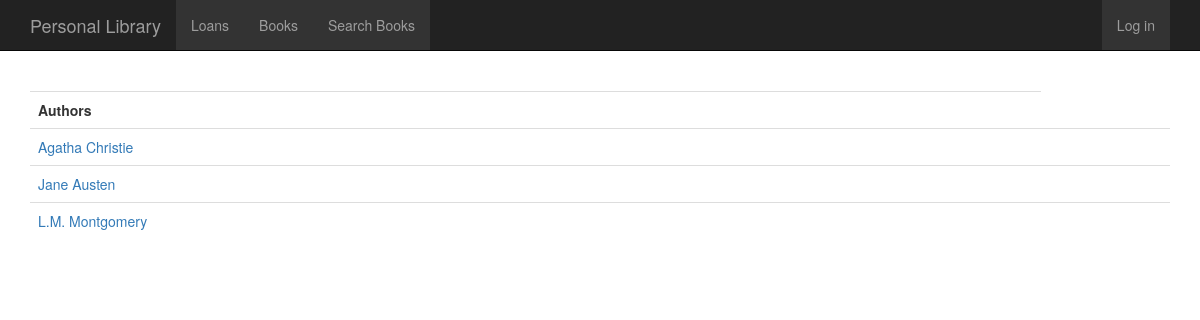
/author/, run on an earlier commit of the app's database.
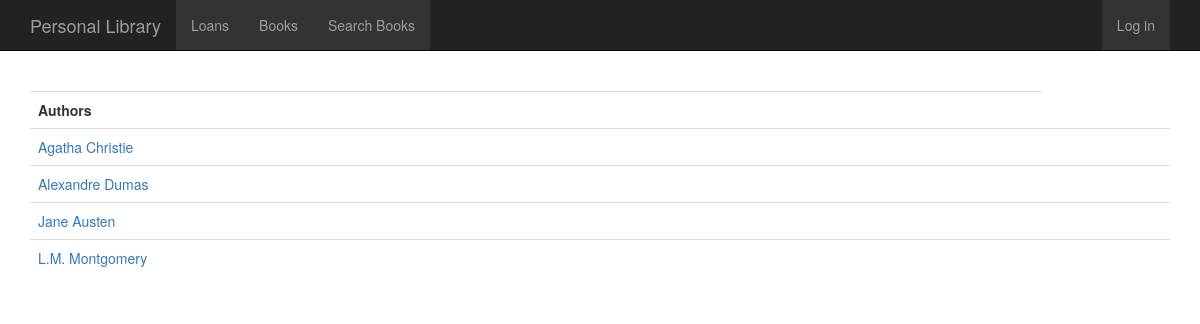
And on a later commit of the database.
### libraryapp/models.py (models this page shows)
class Author(models.Model):
	author = models.CharField(max_length=2000, null=True)

### libraryapp/views.py (the view)
# urls.py: url(r'^author/$', AuthorList.as_view(), name='author_list'),
class AuthorList(ListView):
    model = Author
    ordering = ['author']

### libraryapp/templates/libraryapp/author_list.html (shortened to what this page needs)
{% extends 'libraryapp/base.html' %}
{% load staticfiles %}
{% block content %}
   <div class="container">
    <br>
    <table class="table">
      <tr>
      	<th>Authors</th>
      </tr>
      {% if object_list %}
        {% for author in object_list %}
        <tr>
          <td><a href="/author/{{author.id}}">{{author.author}}</a></td>
          <td>
        </tr>
        {% endfor %}
      {% endif %}
    </table>
  </div>
</div>
{% endblock %}

What changed in the data, as far as the page shows it:
added Author: author "Alexandre Dumas"
